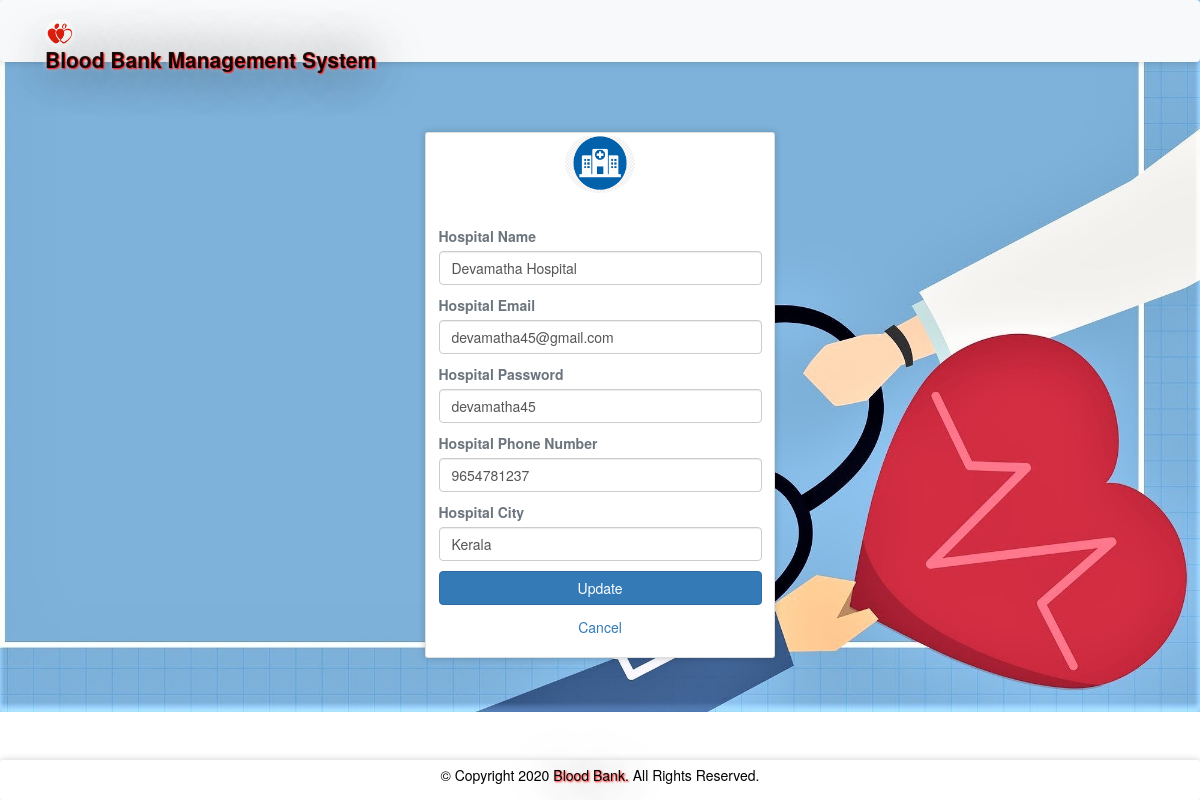
The app's page /hprofile.php (signed in) with its own data.
### tables this page shows
CREATE TABLE `hospitals` (
  `id` int(11) NOT NULL,
  `hname` varchar(100) NOT NULL,
  `hemail` varchar(100) NOT NULL,
  `hpassword` varchar(100) NOT NULL,
  `hphone` varchar(100) NOT NULL,
  `hcity` varchar(100) NOT NULL
);

### hprofile.php (the view, shortened to what this page needs)
<?php
require 'file/connection.php';
if(!isset($_SESSION['hid']))
{
  header('location:login.php');
}
else {
	if(isset($_SESSION['hid'])){
		$id=$_SESSION['hid'];
		$sql = "SELECT * FROM hospitals WHERE id='$id'";
		$result = mysqli_query($conn, $sql);
		$row = mysqli_fetch_array($result);
	}
}
?>
<!DOCTYPE html>
<html>
<?php require 'head.php';?>
<body>
	<?php require 'header.php'; ?>
	<div class="container cont">
		<div class="row justify-content-center">
			<div class="col-lg-4 col-md-4 col-sm-6 mb-5">
				<div class="card">
					<div class="media justify-content-center mt-1">
						<img src="image/hospital.png" alt="profile" class="rounded-circle" width="70" height="60">
					</div>
					<div class="card-body">
					   <form action="file/updateprofile.php" method="post">
					   	<label class="text-muted font-weight-bold" class="text-muted font-weight-bold">Hospital Name</label>
						<input type="text" name="hname" value="<?php echo $row['hname']; ?>" class="form-control mb-3">
						<label class="text-muted font-weight-bold">Hospital Email</label>
						<input type="email" name="hemail" value="<?php echo $row['hemail']; ?>" class="form-control mb-3">
						<label class="text-muted font-weight-bold">Hospital Password</label>
						<input type="text" name="hpassword" value="<?php echo $row['hpassword']; ?>" class="form-control mb-3">
						<label class="text-muted font-weight-bold">Hospital Phone Number</label>
						<input type="text" name="hphone" value="<?php echo $row['hphone']; ?>" class="form-control mb-3">
						<label class="text-muted font-weight-bold">Hospital City</label>
						<input type="text" name="hcity" value="<?php echo $row['hcity']; ?>" class="form-control mb-3">
						<input type="submit" name="update" class="btn btn-block btn-primary" value="Update">
					   </form>
					</div>
					<a href="hospitalpage.html" class="text-center">Cancel</a><br>
				</div>
			</div>
		</div>
	</div>
	<?php require 'footer.php'; ?>
</body>
</html>

### css/style.css (style rules this page uses)
.cont { padding-top: 40px; text-align: justify; font-size: 1em; }
.card ,nav, .footer,tr,video { border-radius: 3px; transition: all 200ms ease-out; box-shadow: 0px 0px 7px rgba(0, 0, 0, 0.2); }
.rounded-circle { margin-top: -2.5px; }
form { padding-top: 20px; }
a:link { text-decoration: none; }

### hprofile.php (style rules this page uses)
body { background: url(jastimage/bb18.jpg) no-repeat center; background-size: cover; min-height: 0; height: 650px; }

### records on screen
hospitals: hname "Devamatha Hospital", hemail "devamatha45@gmail.com", hpassword "devamatha45", hphone "9654781237", hcity "Kerala"
